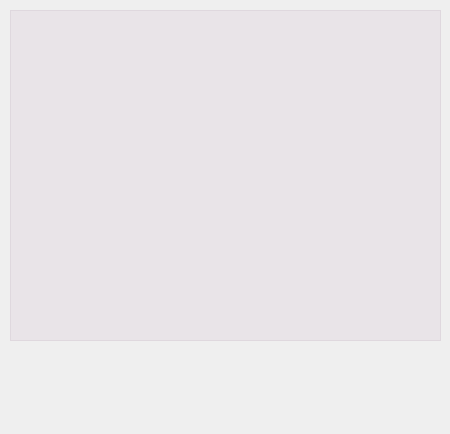
<?xml version="1.0" encoding="UTF-8"?>
<ui version="4.0">
 <class>Give_admin</class>
 <widget class="QWidget" name="Give_admin">
  <property name="geometry">
   <rect>
    <x>0</x>
    <y>0</y>
    <width>450</width>
    <height>434</height>
   </rect>
  </property>
  <property name="windowTitle">
   <string>Form</string>
  </property>
  <widget class="QPushButton" name="day">
   <property name="geometry">
    <rect>
     <x>5</x>
     <y>370</y>
     <width>143</width>
     <height>41</height>
    </rect>
   </property>
   <property name="styleSheet">
    <string notr="true">border-radius:3px;</string>
   </property>
   <property name="text">
    <string/>
   </property>
  </widget>
  <widget class="QPushButton" name="otday">
   <property name="geometry">
    <rect>
     <x>154</x>
     <y>370</y>
     <width>143</width>
     <height>41</height>
    </rect>
   </property>
   <property name="styleSheet">
    <string notr="true">border-radius:3px;</string>
   </property>
   <property name="text">
    <string/>
   </property>
  </widget>
  <widget class="QPushButton" name="back">
   <property name="geometry">
    <rect>
     <x>302</x>
     <y>370</y>
     <width>143</width>
     <height>41</height>
    </rect>
   </property>
   <property name="styleSheet">
    <string notr="true">border-radius:3px;</string>
   </property>
   <property name="text">
    <string/>
   </property>
  </widget>
  <widget class="QListWidget" name="Users">
   <property name="geometry">
    <rect>
     <x>10</x>
     <y>10</y>
     <width>431</width>
     <height>331</height>
    </rect>
   </property>
   <property name="font">
    <font>
     <family>Acrom Medium</family>
    </font>
   </property>
   <property name="styleSheet">
    <string notr="true">border-top-color: rgb(255, 255, 255);
selection-background-color: rgb(173, 127, 168);
color: rgb(238, 238, 236);
background-color: rgba(173, 127, 168,0.1);</string>
   </property>
  </widget>
  <widget class="QLabel" name="Warning">
   <property name="geometry">
    <rect>
     <x>10</x>
     <y>344</y>
     <width>431</width>
     <height>21</height>
    </rect>
   </property>
   <property name="text">
    <string/>
   </property>
  </widget>
  <widget class="QLabel" name="label">
   <property name="geometry">
    <rect>
     <x>0</x>
     <y>0</y>
     <width>450</width>
     <height>434</height>
    </rect>
   </property>
   <property name="text">
    <string/>
   </property>
   <property name="pixmap">
    <pixmap resource="pich.qrc">:/picha/Pichures/give_admin.png</pixmap>
   </property>
  </widget>
  <zorder>label</zorder>
  <zorder>day</zorder>
  <zorder>otday</zorder>
  <zorder>back</zorder>
  <zorder>Users</zorder>
  <zorder>Warning</zorder>
 </widget>
 <resources>
  <include location="pich.qrc"/>
 </resources>
 <connections/>
</ui>
